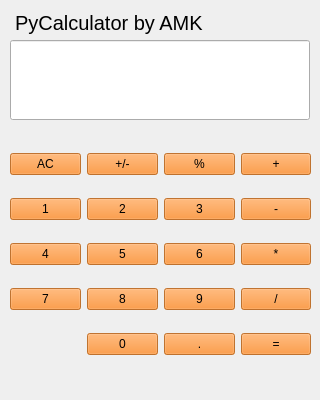
<?xml version="1.0" encoding="UTF-8"?>
<ui version="4.0">
 <class>MainWindow</class>
 <widget class="QMainWindow" name="MainWindow">
  <property name="geometry">
   <rect>
    <x>0</x>
    <y>0</y>
    <width>320</width>
    <height>400</height>
   </rect>
  </property>
  <property name="minimumSize">
   <size>
    <width>320</width>
    <height>400</height>
   </size>
  </property>
  <property name="maximumSize">
   <size>
    <width>320</width>
    <height>400</height>
   </size>
  </property>
  <property name="windowTitle">
   <string>PyCalculator</string>
  </property>
  <property name="styleSheet">
   <string notr="true"/>
  </property>
  <widget class="QWidget" name="centralwidget">
   <property name="styleSheet">
    <string notr="true"/>
   </property>
   <widget class="QWidget" name="gridLayoutWidget">
    <property name="geometry">
     <rect>
      <x>10</x>
      <y>130</y>
      <width>301</width>
      <height>251</height>
     </rect>
    </property>
    <layout class="QGridLayout" name="gridLayout">
     <property name="sizeConstraint">
      <enum>QLayout::SetDefaultConstraint</enum>
     </property>
     <property name="bottomMargin">
      <number>0</number>
     </property>
     <property name="horizontalSpacing">
      <number>6</number>
     </property>
     <property name="verticalSpacing">
      <number>0</number>
     </property>
     <item row="2" column="0">
      <widget class="QPushButton" name="btn4">
       <property name="focusPolicy">
        <enum>Qt::NoFocus</enum>
       </property>
       <property name="styleSheet">
        <string notr="true">background-color: rgba(249, 127, 20, 200);</string>
       </property>
       <property name="text">
        <string>4</string>
       </property>
      </widget>
     </item>
     <item row="0" column="0">
      <widget class="QPushButton" name="ac">
       <property name="focusPolicy">
        <enum>Qt::NoFocus</enum>
       </property>
       <property name="styleSheet">
        <string notr="true">background-color: rgba(249, 127, 20, 200);</string>
       </property>
       <property name="text">
        <string>AC</string>
       </property>
      </widget>
     </item>
     <item row="2" column="1">
      <widget class="QPushButton" name="btn5">
       <property name="focusPolicy">
        <enum>Qt::NoFocus</enum>
       </property>
       <property name="styleSheet">
        <string notr="true">background-color: rgba(249, 127, 20, 200);</string>
       </property>
       <property name="text">
        <string>5</string>
       </property>
      </widget>
     </item>
     <item row="1" column="1">
      <widget class="QPushButton" name="btn2">
       <property name="focusPolicy">
        <enum>Qt::NoFocus</enum>
       </property>
       <property name="styleSheet">
        <string notr="true">background-color: rgba(249, 127, 20, 200);</string>
       </property>
       <property name="text">
        <string>2</string>
       </property>
      </widget>
     </item>
     <item row="1" column="2">
      <widget class="QPushButton" name="btn3">
       <property name="focusPolicy">
        <enum>Qt::NoFocus</enum>
       </property>
       <property name="styleSheet">
        <string notr="true">background-color: rgba(249, 127, 20, 200);</string>
       </property>
       <property name="text">
        <string>3</string>
       </property>
      </widget>
     </item>
     <item row="3" column="2">
      <widget class="QPushButton" name="btn9">
       <property name="focusPolicy">
        <enum>Qt::NoFocus</enum>
       </property>
       <property name="styleSheet">
        <string notr="true">background-color: rgba(249, 127, 20, 200);</string>
       </property>
       <property name="text">
        <string>9</string>
       </property>
      </widget>
     </item>
     <item row="3" column="1">
      <widget class="QPushButton" name="btn8">
       <property name="focusPolicy">
        <enum>Qt::NoFocus</enum>
       </property>
       <property name="styleSheet">
        <string notr="true">background-color: rgba(249, 127, 20, 200);</string>
       </property>
       <property name="text">
        <string>8</string>
       </property>
      </widget>
     </item>
     <item row="3" column="0">
      <widget class="QPushButton" name="btn7">
       <property name="focusPolicy">
        <enum>Qt::NoFocus</enum>
       </property>
       <property name="styleSheet">
        <string notr="true">background-color: rgba(249, 127, 20, 200);</string>
       </property>
       <property name="text">
        <string>7</string>
       </property>
      </widget>
     </item>
     <item row="2" column="2">
      <widget class="QPushButton" name="btn6">
       <property name="focusPolicy">
        <enum>Qt::NoFocus</enum>
       </property>
       <property name="styleSheet">
        <string notr="true">background-color: rgba(249, 127, 20, 200);</string>
       </property>
       <property name="text">
        <string>6</string>
       </property>
      </widget>
     </item>
     <item row="1" column="0">
      <widget class="QPushButton" name="btn1">
       <property name="focusPolicy">
        <enum>Qt::NoFocus</enum>
       </property>
       <property name="styleSheet">
        <string notr="true">background-color: rgba(249, 127, 20, 200);</string>
       </property>
       <property name="text">
        <string>1</string>
       </property>
      </widget>
     </item>
     <item row="4" column="1">
      <widget class="QPushButton" name="btn0">
       <property name="focusPolicy">
        <enum>Qt::NoFocus</enum>
       </property>
       <property name="styleSheet">
        <string notr="true">background-color: rgba(249, 127, 20, 200);</string>
       </property>
       <property name="text">
        <string>0</string>
       </property>
      </widget>
     </item>
     <item row="0" column="3">
      <widget class="QPushButton" name="btnPlus">
       <property name="focusPolicy">
        <enum>Qt::NoFocus</enum>
       </property>
       <property name="styleSheet">
        <string notr="true">background-color: rgba(249, 127, 20, 200);</string>
       </property>
       <property name="text">
        <string>+</string>
       </property>
      </widget>
     </item>
     <item row="1" column="3">
      <widget class="QPushButton" name="btnMinus">
       <property name="focusPolicy">
        <enum>Qt::NoFocus</enum>
       </property>
       <property name="styleSheet">
        <string notr="true">background-color: rgba(249, 127, 20, 200);</string>
       </property>
       <property name="text">
        <string>-</string>
       </property>
      </widget>
     </item>
     <item row="2" column="3">
      <widget class="QPushButton" name="btnMul">
       <property name="focusPolicy">
        <enum>Qt::NoFocus</enum>
       </property>
       <property name="styleSheet">
        <string notr="true">background-color: rgba(249, 127, 20, 200);</string>
       </property>
       <property name="text">
        <string>*</string>
       </property>
      </widget>
     </item>
     <item row="3" column="3">
      <widget class="QPushButton" name="btnDiv">
       <property name="focusPolicy">
        <enum>Qt::NoFocus</enum>
       </property>
       <property name="styleSheet">
        <string notr="true">background-color: rgba(249, 127, 20, 200);</string>
       </property>
       <property name="text">
        <string>/</string>
       </property>
      </widget>
     </item>
     <item row="4" column="3">
      <widget class="QPushButton" name="btnEqual">
       <property name="focusPolicy">
        <enum>Qt::NoFocus</enum>
       </property>
       <property name="styleSheet">
        <string notr="true">background-color: rgba(249, 127, 20, 200);</string>
       </property>
       <property name="text">
        <string>=</string>
       </property>
      </widget>
     </item>
     <item row="0" column="1">
      <widget class="QPushButton" name="sign">
       <property name="focusPolicy">
        <enum>Qt::NoFocus</enum>
       </property>
       <property name="styleSheet">
        <string notr="true">background-color: rgba(249, 127, 20, 200);</string>
       </property>
       <property name="text">
        <string>+/-</string>
       </property>
      </widget>
     </item>
     <item row="0" column="2">
      <widget class="QPushButton" name="mod">
       <property name="focusPolicy">
        <enum>Qt::NoFocus</enum>
       </property>
       <property name="styleSheet">
        <string notr="true">background-color: rgba(249, 127, 20, 200);</string>
       </property>
       <property name="text">
        <string>%</string>
       </property>
      </widget>
     </item>
     <item row="4" column="2">
      <widget class="QPushButton" name="btnDot">
       <property name="focusPolicy">
        <enum>Qt::NoFocus</enum>
       </property>
       <property name="styleSheet">
        <string notr="true">background-color: rgba(249, 127, 20, 200);</string>
       </property>
       <property name="text">
        <string>.</string>
       </property>
      </widget>
     </item>
    </layout>
   </widget>
   <widget class="QLineEdit" name="display">
    <property name="geometry">
     <rect>
      <x>10</x>
      <y>40</y>
      <width>300</width>
      <height>80</height>
     </rect>
    </property>
    <property name="font">
     <font>
      <pointsize>37</pointsize>
     </font>
    </property>
    <property name="focusPolicy">
     <enum>Qt::StrongFocus</enum>
    </property>
    <property name="alignment">
     <set>Qt::AlignRight|Qt::AlignTrailing|Qt::AlignVCenter</set>
    </property>
    <property name="placeholderText">
     <string/>
    </property>
   </widget>
   <widget class="QLabel" name="equation">
    <property name="geometry">
     <rect>
      <x>15</x>
      <y>10</y>
      <width>290</width>
      <height>25</height>
     </rect>
    </property>
    <property name="font">
     <font>
      <pointsize>15</pointsize>
     </font>
    </property>
    <property name="text">
     <string>PyCalculator by AMK</string>
    </property>
   </widget>
  </widget>
 </widget>
 <resources/>
 <connections/>
</ui>
